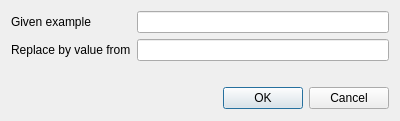
<?xml version="1.0" encoding="UTF-8"?>
<ui version="4.0">
 <class>STGFragmentParameterReplacementEditDialog</class>
 <widget class="QDialog" name="STGFragmentParameterReplacementEditDialog">
  <property name="geometry">
   <rect>
    <x>0</x>
    <y>0</y>
    <width>400</width>
    <height>121</height>
   </rect>
  </property>
  <property name="windowTitle">
   <string>Dialog</string>
  </property>
  <layout class="QFormLayout" name="formLayout">
   <item row="0" column="0">
    <widget class="QLabel" name="label">
     <property name="text">
      <string>Given example</string>
     </property>
    </widget>
   </item>
   <item row="0" column="1">
    <widget class="QLineEdit" name="exampleLineEdit"/>
   </item>
   <item row="1" column="0">
    <widget class="QLabel" name="label_2">
     <property name="text">
      <string>Replace by value from</string>
     </property>
    </widget>
   </item>
   <item row="1" column="1">
    <widget class="QLineEdit" name="parameterLineEdit"/>
   </item>
   <item row="2" column="0" colspan="2">
    <widget class="QLabel" name="exampleReplacementLabel">
     <property name="text">
      <string/>
     </property>
    </widget>
   </item>
   <item row="3" column="0" colspan="2">
    <widget class="QDialogButtonBox" name="buttonBox">
     <property name="orientation">
      <enum>Qt::Horizontal</enum>
     </property>
     <property name="standardButtons">
      <set>QDialogButtonBox::Cancel|QDialogButtonBox::Ok</set>
     </property>
    </widget>
   </item>
  </layout>
 </widget>
 <resources/>
 <connections>
  <connection>
   <sender>buttonBox</sender>
   <signal>rejected()</signal>
   <receiver>STGFragmentParameterReplacementEditDialog</receiver>
   <slot>reject()</slot>
   <hints>
    <hint type="sourcelabel">
     <x>316</x>
     <y>260</y>
    </hint>
    <hint type="destinationlabel">
     <x>286</x>
     <y>274</y>
    </hint>
   </hints>
  </connection>
 </connections>
</ui>
